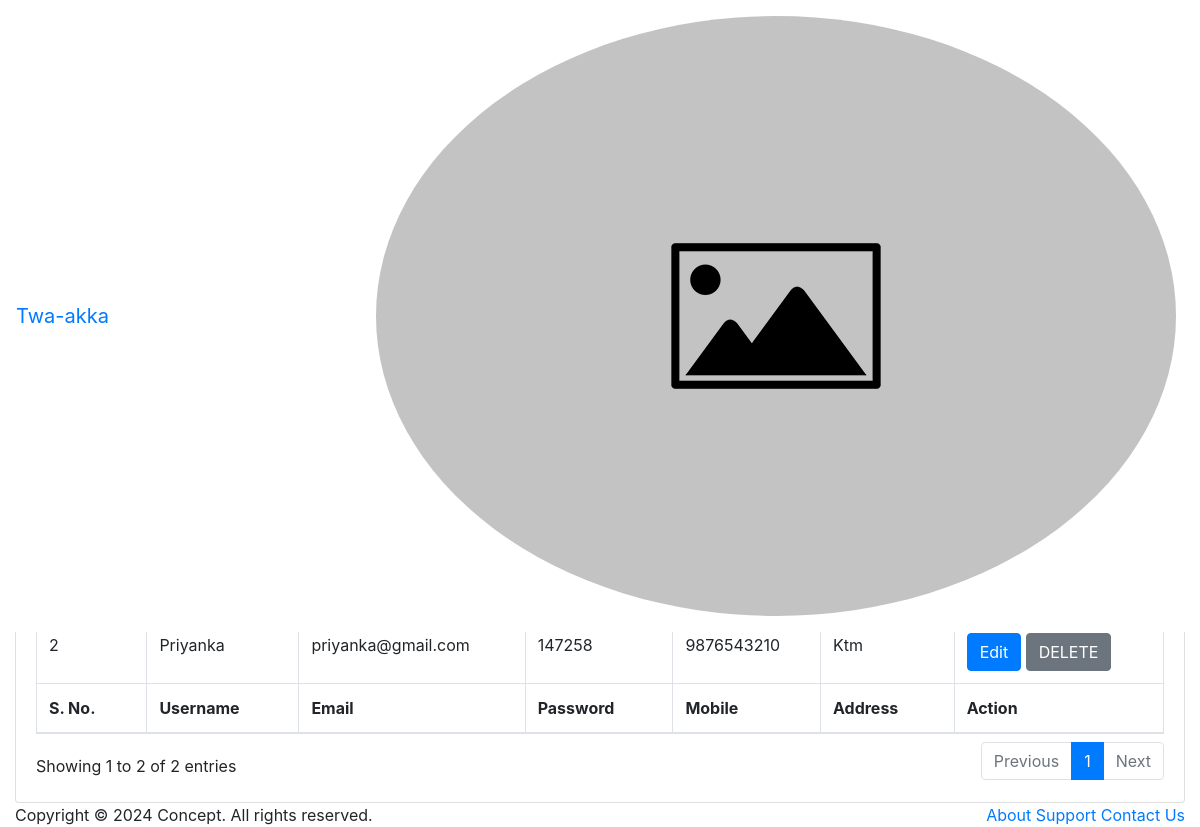
Page /admin/view_users.php (signed in) on the committed database.
### tables this page shows
CREATE TABLE `Twa_akka_users_registrations` (
  `users_id` int(11) NOT NULL,
  `users_username` varchar(100) NOT NULL,
  `users_email` varchar(150) NOT NULL,
  `users_password` varchar(100) NOT NULL,
  `users_mobile` varchar(50) NOT NULL,
  `users_address` varchar(200) NOT NULL
);

### admin/view_users.php (the view, shortened to what this page needs)
<?php
if (isset($_SESSION['user_admin_id']) && $_SESSION['user_admin_id'] != null) {
?>
<!doctype html>
<html lang="en">
<head>
    <link rel="stylesheet" href="../css/bootstrap.min.css">
    <link href="../fonts/circular-std/style.css" rel="stylesheet">
    <link rel="stylesheet" href="../css/style.css">
    <link rel="stylesheet" href="../fonts/fontawesome/css/fontawesome-all.css">
    <link rel="stylesheet" href="../css/dataTables.bootstrap4.css">
</head>
<body>
    <div class="dashboard-main-wrapper">
       <div class="dashboard-header">
            <nav class="navbar navbar-expand-lg bg-white fixed-top">
                <a class="navbar-brand" href="#">Twa-akka</a>
                <div class="collapse navbar-collapse" id="navbarSupportedContent">
                    <ul class="navbar-nav ml-auto navbar-right-top">
                        <li class="nav-item dropdown nav-user">
                            <a class="nav-link nav-user-img" href="#" id="navbarDropdownMenuLink2" data-toggle="dropdown" aria-haspopup="true" aria-expanded="false"><img src="../uploads/default-image.jpg" alt="" class="user-avatar-md rounded-circle"></a>
                        </li>
                    </ul>
                </div>
            </nav>
        </div>
      <div class="nav-left-sidebar sidebar-dark">
            <div class="menu-list">
                <nav class="navbar navbar-expand-lg navbar-light">
                    <div class="collapse navbar-collapse" id="navbarNav">
                        <ul class="navbar-nav flex-column">
                            <li class="nav-divider">
                            </li>
                            <li class="nav-item ">
                                <a class="nav-link" href="dashboard.php"><i class="fa fa-fw fa-rocket"></i>Dashboard</a>
                            </li>
                            <li class="nav-item">
                                <a class="nav-link active" href="view_users.php"><i class="fa fa-fw fa-user-circle"></i>Users</a>
                            </li>
                            <li class="nav-item">
                                <a class="nav-link" href="#" data-toggle="collapse" aria-expanded="false" data-target="#submenu-3" aria-controls="submenu-3"><i class="fas fa-fw fa-chart-pie"></i>Category</a>
                            </li>
                            <li class="nav-item ">
                                <a class="nav-link" href="#" data-toggle="collapse" aria-expanded="false" data-target="#submenu-4" aria-controls="submenu-4">Products</a>
                            </li>
                            <li class="nav-item">
                                <a class="nav-link" href="view_orders.php">Orders</a>
                            </li>
                        </ul>
                    </div>
                </nav>
            </div>
        </div>
        <div class="dashboard-wrapper">
            <div class="container-fluid dashboard-content">
                <div class="row">
                    <div class="col-xl-12 col-lg-12 col-md-12 col-sm-12 col-12">
                        <div class="page-header">
                            <h2 class="pageheader-title">Users</h2>
                            <p class="pageheader-text">Proin placerat ante duiullam scelerisque a velit ac porta, fusce sit amet vestibulum mi. Morbi lobortis pulvinar quam.</p>
                            <div class="page-breadcrumb">
                                <nav aria-label="breadcrumb">
                                    <ol class="breadcrumb">
                                        <li class="breadcrumb-item"><a href="dashboard.php" class="breadcrumb-link">Dashboard</a></li>
                                        <li class="breadcrumb-item active" aria-current="page">View users</li>
                                    </ol>
                                </nav>
                            </div>
                        </div>
                    </div>
                </div>
                <div class="row">
                    <div class="col-xl-12 col-lg-12 col-md-12 col-sm-12 col-12">
                        <div class="card">
                            <h5 class="card-header">Users Table</h5>
                            <div class="card-body">
                                <div class="table-responsive">
                                    <table class="table table-striped table-bordered first">
                                        <thead>
                                            <tr>
                                                <th>S. No.</th>
                                                <th>Username</th>
                                                <th>Email</th>
                                                <th>Password</th>
                                                <th>Mobile</th>
                                                <th>Address</th>
                                                <th>Action</th>
                                            </tr>
                                        </thead>
                                        <tbody>
                                            <?php
                                            require_once('../config.php');
                                            $select = "SELECT * FROM Twa_akka_users_registrations";
                                            $query = mysqli_query($conn, $select);
                                            $i = 1;
                                            while ($res = mysqli_fetch_assoc($query)) {
                                            ?>
                                            <tr>
                                                <td><?php echo $i++;?></td>
                                                <td><?php echo $res['users_username'];?></td>
                                                <td><?php echo $res['users_email'];?></td>
                                                <td><?php echo $res['users_password'];?></td>
                                                <td><?php echo $res['users_mobile'];?></td>
                                                <td><?php echo $res['users_address'];?></td>
                                                <td>
                                                    <button data-toggle="modal" data-target="#exampleModal" class="btn btn-space btn-primary" onclick="edit_users(<?php echo $res['users_id'];?>)">Edit</button>
                                                    <button onclick="delete_users(<?php echo $res['users_id'];?>)" class="btn btn-space btn-secondary">DELETE</button>
                                                </td>
                                            </tr>
                                            <?php } ?>
                                        </tbody>
                                        <tfoot>
                                            <tr>
                                                <th>S. No.</th>
                                                <th>Username</th>
                                                <th>Email</th>
                                                <th>Password</th>
                                                <th>Mobile</th>
                                                <th>Address</th>
                                                <th>Action</th>
                                            </tr>
                                        </tfoot>
                                    </table>
                                </div>
                            </div>
                        </div>
                    </div>
                </div>
            </div>
            <div class="footer">
                <div class="container-fluid">
                    <div class="row">
                        <div class="col-xl-6 col-lg-6 col-md-12 col-sm-12 col-12">
                            Copyright © 2024 Concept. All rights reserved</a>.
                        </div>
                        <div class="col-xl-6 col-lg-6 col-md-12 col-sm-12 col-12">
                            <div class="text-md-right footer-links d-none d-sm-block">
                                <a href="javascript: void(0);">About</a>
                                <a href="javascript: void(0);">Support</a>
                                <a href="javascript: void(0);">Contact Us</a>
                            </div>
                        </div>
                    </div>
                </div>
            </div>
        </div>
    </div>
</body>
</html>
<?php
}
else {
    header("Location: index.php");
}
?>

### rows in the picture
twa_akka_users_registrations: users_username "Priyanka", users_email "priyanka@gmail.com", users_password "147258", users_mobile "9876543210", users_address "Ktm"
